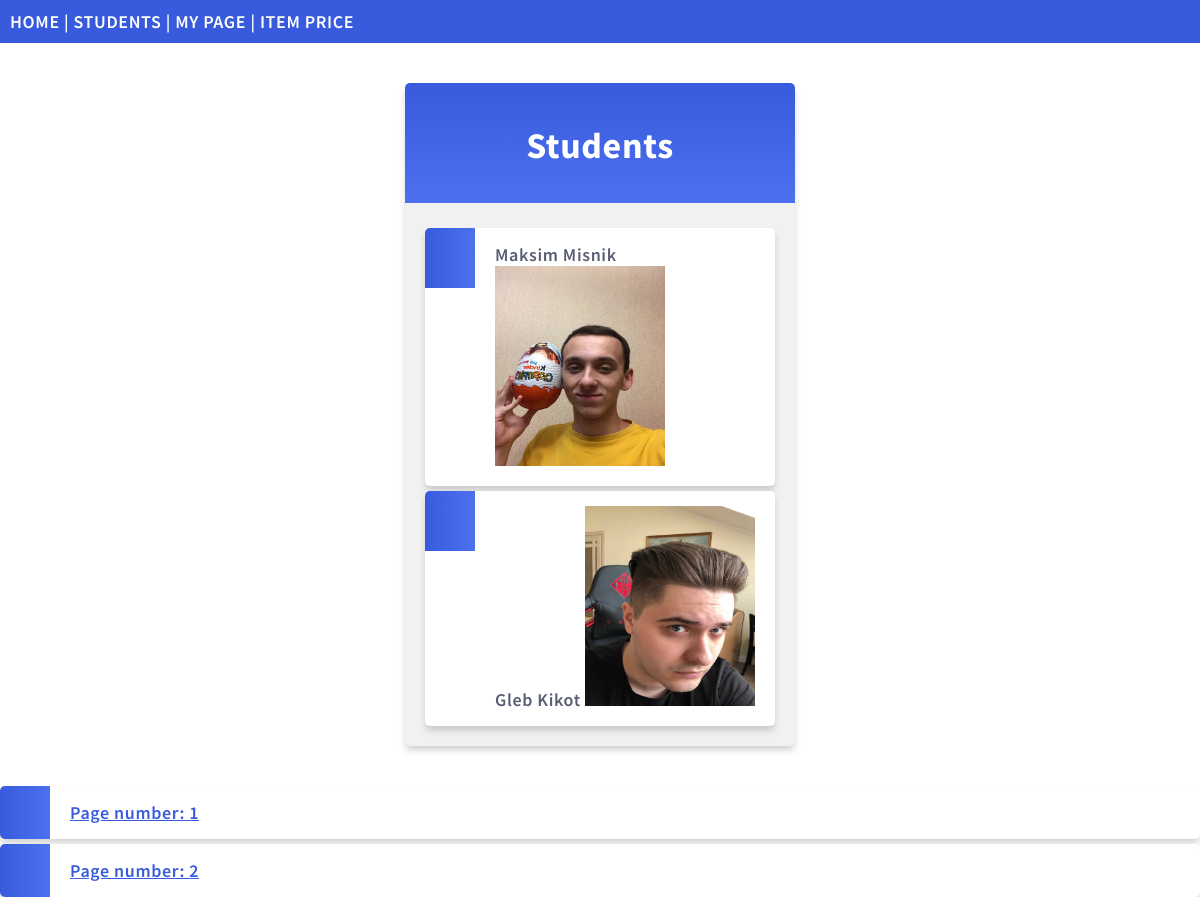
The page /members/?page=2 on the database its author committed.
### members/models.py (models this page shows, shortened)
class Member(models.Model):
  firstname = models.CharField(max_length=255)
  lastname = models.CharField(max_length=255)
  content=models.TextField(blank=True)
  phone = models.IntegerField(null=True)
  joined_date = models.DateField(null=True)
  photo = models.ImageField(upload_to='images/', blank=True, null=True)

### members/views.py (the view)
# urls.py: path('members/', views.members, name='members'),
def members(request):
    mymembers = Member.objects.all()
    template = loader.get_template('all_members.html')
    paginator = Paginator(mymembers, 2)
    page_number = request.GET.get('page')
    page_obj = paginator.get_page(page_number)
    context = {
        'mymembers': mymembers,
        "page_obj": page_obj
    }
    return HttpResponse(template.render(context, request))

### members/templates/all_members.html (shortened to what this page needs)
{% extends "master.html" %}
{% block content %}
<div class="mycard">
    <h1>Students</h1>
    <ul>
        {% for x in page_obj %}
        <li onclick="window.location = 'details/{{ x.id }}'">{{ x.firstname }} {{ x.lastname }}
            <img src="{{x.photo.url}}" alt="Картинка" width="170" height="200"></li>
        {% endfor %}
    </ul>
</div>
<nav>
  <ul>
    {% for p in page_obj.paginator.page_range %}
    <li>
      <a href="?page={{p}}"> Page number: {{p}}</a>
    </li>
    {% endfor %}
  </ul>
</nav>
{% endblock %}

### mystaticfiles/mystyles.css (style rules this page uses)
body { margin:0; font: 600 18px 'Source Sans Pro', sans-serif; letter-spacing: 0.64px; color: #585d74; }
.mycard { background-color: #f1f1f1; background-image: linear-gradient(to bottom, #375BDC, #4D70EF); background-size: 100% 120px; background-repeat: no-repeat; margin: 40px auto; width: 350px; border-radius: 5px; box-shadow: 0 5px 7px -1px rgba(51, 51, 51, 0.23); padding: 20px; }
.mycard h1 { text-align: center; color:#ffffff; margin:20px 0 60px 0; }
ul { list-style-type: none; padding: 0; margin: 0; }
li { background-color: #ffffff; background-image: linear-gradient(to right, #375BDC, #4D70EF); background-size: 50px 60px; background-repeat: no-repeat; cursor: pointer; transition: transform .25s; border-radius: 5px; box-shadow: 0 5px 7px -1px rgba(51, 51, 51, 0.23); padding: 15px; padding-left: 70px; margin-top: 5px; }
a:link, a:visited { color: #375BDC; }

### rows shown on the page
Member: firstname "Maksim", lastname "Misnik", photo (picture)
Member: firstname "Gleb", lastname "Kikot", photo (picture)

### other values the page prints
{{ p }} "1" "2"
